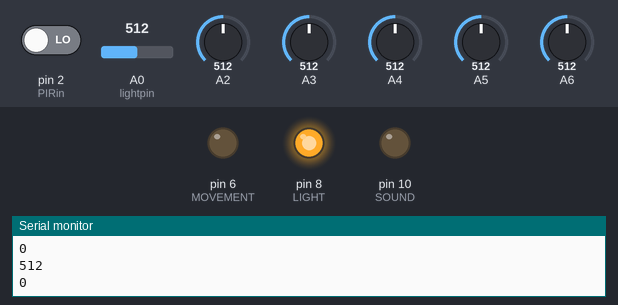
Recording of a sketch running on a simulated Arduino Uno, built with avr-gcc and run on an emulated ATmega328P. Shown: output pins drawn as LEDs (lit = HIGH), the last lines printed to the serial monitor. The inputs (shaded band) are chosen by the test bench; at power-on: pin 2 (PIRin) LOW, A0 (lightpin) = 512, A2 = 512, A3 = 512, A4 = 512, A5 = 512, A6 = 512.

Above: at 1.2 s.
1.3 s: pin 2 (PIRin) driven HIGH
At 2.5 s:
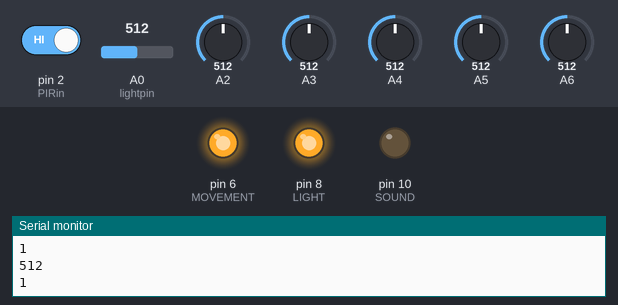
2.8 s: A0 (lightpin) set to 261
4.3 s: A0 (lightpin) set to 236
At 4.8 s:
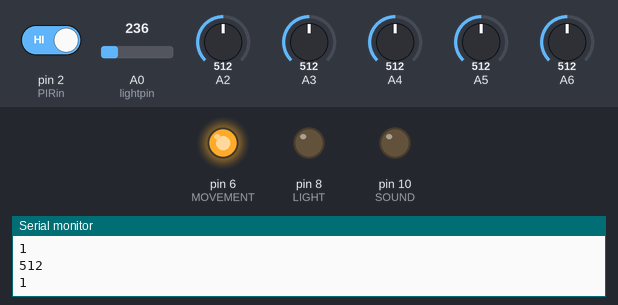
5.8 s: A0 (lightpin) set to 260
At 6.8 s:
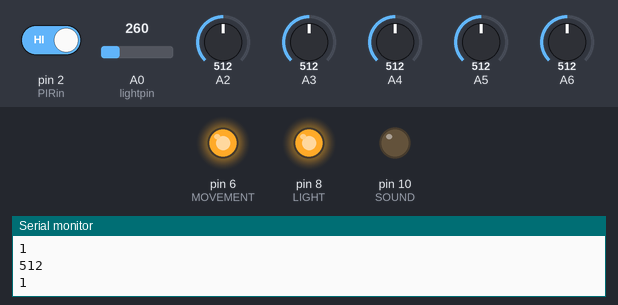
7.3 s: A0 (lightpin) set to 240
At 7.6 s:
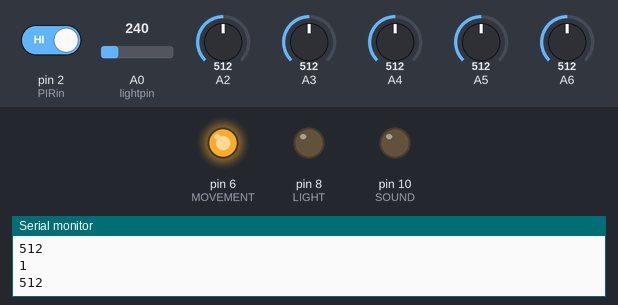
Timing chart, 0 to 9.8 s (numbered marks = the images above; inputs shaded):
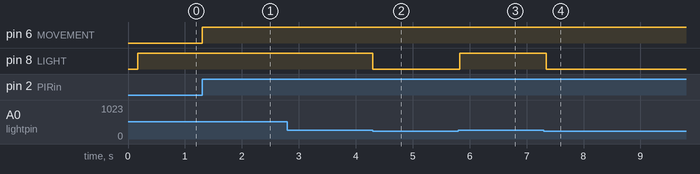

The sketch:

Sensors.ino
```cpp
#include "fix_fft.h"

char im[128], data[128];
int i = 0, n = 0, val,newval, freq, answ, avgpress = 0, lightning, pressure;
unsigned long myTime;
int PIRin= PD2;
int MOVEMENT = 6;
int LIGHT = 8;
int SOUND = 10;
int lightpin = A0;


int freqdetect(){
  for (i=0; i <128; i++)     //take 128 samples
  {
    val = analogRead(A3);
    data[i] = val/4 - 128;
    im[i] = 0;

    }
  fix_fft(data, im, 7, 0);    //FFT on data
  int dat = sqrt(data[49] * data[49] + im[49] * im[49]);
  return dat;
}
int soundpress(){
  myTime=millis();
  while((millis()-myTime)<1000){
    avgpress+=freqdetect();
    n++;
  }
  answ=avgpress/n;
  avgpress=0;
  n=0;
  return answ;
}

void setup()
  {
    Serial.begin(115200);
    analogReference(DEFAULT);
    pinMode(PIRin, INPUT);
    pinMode(MOVEMENT, OUTPUT);
    pinMode(LIGHT, OUTPUT);
    pinMode(SOUND, OUTPUT);
  }

void loop()
  {
  // Processing data from IR sensor
  newval= digitalRead(PIRin);
  Serial.println(newval);
  if(1==newval) digitalWrite(MOVEMENT, HIGH);
  else digitalWrite(MOVEMENT, LOW);

  // Processing data from sound sensor
  freq= freqdetect();
  if(freq>6) {
    pressure = soundpress();
    Serial.println(pressure);
    digitalWrite(SOUND, HIGH);
    delay(pressure*100);
    digitalWrite(SOUND, LOW);
  }

  // Processing data from lightning sensor
  lightning=analogRead(lightpin);
  Serial.println(analogRead(lightning));
  if(lightning>250) digitalWrite(LIGHT, HIGH);
  else digitalWrite(LIGHT, LOW);
  delay(50);


}
```

Measured:
- the behaviour switches between 251 and 250 on A0 (lightpin) (found by bisection; images 1 and 2)
- after the input at 1.3 s, pin 6 (MOVEMENT): LOW → HIGH at once
- after the input at 4.3 s, pin 8 (LIGHT): HIGH → LOW at once
- after the input at 5.8 s, pin 8 (LIGHT): LOW → HIGH at once
- after the input at 7.3 s, pin 8 (LIGHT): HIGH → LOW after 0.05 s
